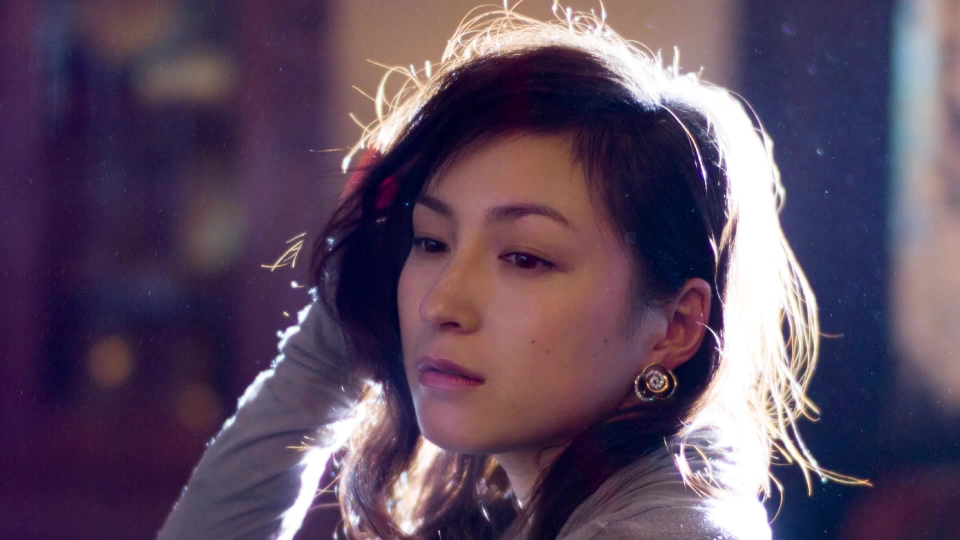
#> input picture module/liangzi.jpg, 1920 x 1080 px (shown at 1/2 size)
$ python install_module.py
#> lines starting #> are read from the running program, lines starting #| are printed output that depends on the picture
#比起JS中习惯的NPM 跟 YARN，py的包管理工具是pip/
# 安装一个Pillow pip install Pillow

from PIL import Image
im = Image.open('liangzi.jpg')
#> im is the input picture: PIL image 1920x1080 RGB; mean R, G, B 92.4, 73.7, 95.6
print(im.format, im.size, im.mode)
#| JPEG (1920, 1080) RGB
# JPEG (1920, 1080) RGB
im.thumbnail((200, 100))
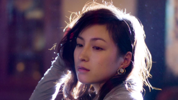
#> im: PIL image 178x100 RGB; mean R, G, B 92.3, 73.7, 95.6
im.save('liangzi1.jpg', 'JPEG')
# PYTHON真好玩啊，哈哈哈
# python模块的搜索路径是：默认情况下，Python解释器会搜索当前目录、所有已安装的内置模块和第三方模块，搜索路径存放在sys模块的path变量中

# 如果我们要添加自己的搜索目录，有两种方法：
#
# 一是直接修改sys.path，添加要搜索的目录：
#
# >>> import sys
# >>> sys.path.append('/Users/michael/my_py_scripts')
